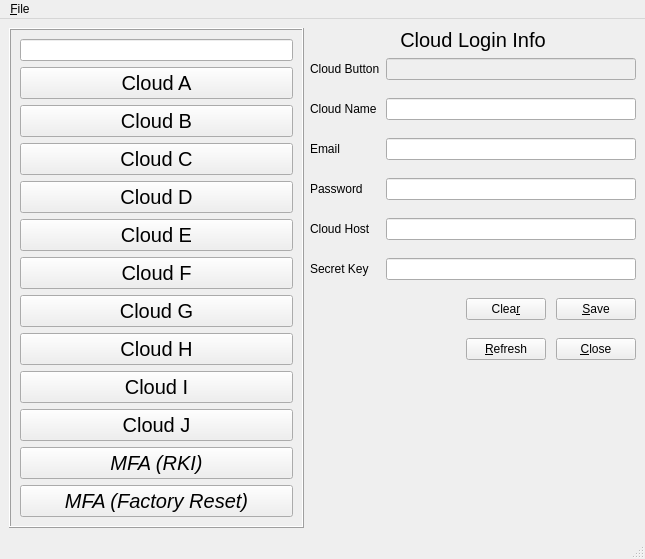
<?xml version="1.0" encoding="UTF-8"?>
<ui version="4.0">
 <class>cloud_login_manager</class>
 <widget class="QMainWindow" name="cloud_login_manager">
  <property name="geometry">
   <rect>
    <x>0</x>
    <y>0</y>
    <width>645</width>
    <height>530</height>
   </rect>
  </property>
  <property name="sizePolicy">
   <sizepolicy hsizetype="Expanding" vsizetype="Expanding">
    <horstretch>0</horstretch>
    <verstretch>0</verstretch>
   </sizepolicy>
  </property>
  <property name="windowTitle">
   <string>CLM</string>
  </property>
  <widget class="QWidget" name="autologin">
   <property name="sizePolicy">
    <sizepolicy hsizetype="Expanding" vsizetype="Expanding">
     <horstretch>0</horstretch>
     <verstretch>0</verstretch>
    </sizepolicy>
   </property>
   <layout class="QHBoxLayout" name="horizontalLayout">
    <item>
     <widget class="QFrame" name="cloud_buttons_frame">
      <property name="sizePolicy">
       <sizepolicy hsizetype="MinimumExpanding" vsizetype="MinimumExpanding">
        <horstretch>0</horstretch>
        <verstretch>0</verstretch>
       </sizepolicy>
      </property>
      <property name="frameShape">
       <enum>QFrame::Box</enum>
      </property>
      <property name="frameShadow">
       <enum>QFrame::Raised</enum>
      </property>
      <layout class="QVBoxLayout" name="verticalLayout_3">
       <item>
        <layout class="QVBoxLayout" name="verticalLayout">
         <item>
          <widget class="QLineEdit" name="passphrase_line_edit">
           <property name="sizePolicy">
            <sizepolicy hsizetype="Expanding" vsizetype="Fixed">
             <horstretch>0</horstretch>
             <verstretch>0</verstretch>
            </sizepolicy>
           </property>
           <property name="toolTip">
            <string/>
           </property>
           <property name="echoMode">
            <enum>QLineEdit::Password</enum>
           </property>
          </widget>
         </item>
         <item>
          <widget class="QPushButton" name="cloud_a_button">
           <property name="sizePolicy">
            <sizepolicy hsizetype="Expanding" vsizetype="Fixed">
             <horstretch>0</horstretch>
             <verstretch>0</verstretch>
            </sizepolicy>
           </property>
           <property name="font">
            <font>
             <pointsize>15</pointsize>
            </font>
           </property>
           <property name="text">
            <string>Cloud A</string>
           </property>
          </widget>
         </item>
         <item>
          <widget class="QPushButton" name="cloud_b_button">
           <property name="sizePolicy">
            <sizepolicy hsizetype="Expanding" vsizetype="Fixed">
             <horstretch>0</horstretch>
             <verstretch>0</verstretch>
            </sizepolicy>
           </property>
           <property name="font">
            <font>
             <pointsize>15</pointsize>
            </font>
           </property>
           <property name="text">
            <string>Cloud B</string>
           </property>
          </widget>
         </item>
         <item>
          <widget class="QPushButton" name="cloud_c_button">
           <property name="sizePolicy">
            <sizepolicy hsizetype="Expanding" vsizetype="Fixed">
             <horstretch>0</horstretch>
             <verstretch>0</verstretch>
            </sizepolicy>
           </property>
           <property name="font">
            <font>
             <pointsize>15</pointsize>
            </font>
           </property>
           <property name="text">
            <string>Cloud C</string>
           </property>
          </widget>
         </item>
         <item>
          <widget class="QPushButton" name="cloud_d_button">
           <property name="sizePolicy">
            <sizepolicy hsizetype="Expanding" vsizetype="Fixed">
             <horstretch>0</horstretch>
             <verstretch>0</verstretch>
            </sizepolicy>
           </property>
           <property name="font">
            <font>
             <pointsize>15</pointsize>
            </font>
           </property>
           <property name="text">
            <string>Cloud D</string>
           </property>
          </widget>
         </item>
         <item>
          <widget class="QPushButton" name="cloud_e_button">
           <property name="sizePolicy">
            <sizepolicy hsizetype="Expanding" vsizetype="Fixed">
             <horstretch>0</horstretch>
             <verstretch>0</verstretch>
            </sizepolicy>
           </property>
           <property name="font">
            <font>
             <pointsize>15</pointsize>
            </font>
           </property>
           <property name="text">
            <string>Cloud E</string>
           </property>
          </widget>
         </item>
         <item>
          <widget class="QPushButton" name="cloud_f_button">
           <property name="sizePolicy">
            <sizepolicy hsizetype="Expanding" vsizetype="Fixed">
             <horstretch>0</horstretch>
             <verstretch>0</verstretch>
            </sizepolicy>
           </property>
           <property name="font">
            <font>
             <pointsize>15</pointsize>
            </font>
           </property>
           <property name="text">
            <string>Cloud F</string>
           </property>
          </widget>
         </item>
         <item>
          <widget class="QPushButton" name="cloud_g_button">
           <property name="sizePolicy">
            <sizepolicy hsizetype="Expanding" vsizetype="Fixed">
             <horstretch>0</horstretch>
             <verstretch>0</verstretch>
            </sizepolicy>
           </property>
           <property name="font">
            <font>
             <pointsize>15</pointsize>
            </font>
           </property>
           <property name="text">
            <string>Cloud G</string>
           </property>
          </widget>
         </item>
         <item>
          <widget class="QPushButton" name="cloud_h_button">
           <property name="sizePolicy">
            <sizepolicy hsizetype="Expanding" vsizetype="Fixed">
             <horstretch>0</horstretch>
             <verstretch>0</verstretch>
            </sizepolicy>
           </property>
           <property name="font">
            <font>
             <pointsize>15</pointsize>
            </font>
           </property>
           <property name="text">
            <string>Cloud H</string>
           </property>
          </widget>
         </item>
         <item>
          <widget class="QPushButton" name="cloud_i_button">
           <property name="sizePolicy">
            <sizepolicy hsizetype="Expanding" vsizetype="Fixed">
             <horstretch>0</horstretch>
             <verstretch>0</verstretch>
            </sizepolicy>
           </property>
           <property name="font">
            <font>
             <pointsize>15</pointsize>
            </font>
           </property>
           <property name="text">
            <string>Cloud I</string>
           </property>
          </widget>
         </item>
         <item>
          <widget class="QPushButton" name="cloud_j_button">
           <property name="sizePolicy">
            <sizepolicy hsizetype="Expanding" vsizetype="Fixed">
             <horstretch>0</horstretch>
             <verstretch>0</verstretch>
            </sizepolicy>
           </property>
           <property name="font">
            <font>
             <pointsize>15</pointsize>
            </font>
           </property>
           <property name="text">
            <string>Cloud J</string>
           </property>
          </widget>
         </item>
         <item>
          <widget class="QPushButton" name="mfa_pushbutton">
           <property name="font">
            <font>
             <pointsize>15</pointsize>
             <italic>true</italic>
            </font>
           </property>
           <property name="text">
            <string>MFA (RKI)</string>
           </property>
          </widget>
         </item>
         <item>
          <widget class="QPushButton" name="mfa_FR_PushButton">
           <property name="font">
            <font>
             <pointsize>15</pointsize>
             <italic>true</italic>
            </font>
           </property>
           <property name="text">
            <string>MFA (Factory Reset)</string>
           </property>
          </widget>
         </item>
        </layout>
       </item>
      </layout>
     </widget>
    </item>
    <item>
     <layout class="QVBoxLayout" name="verticalLayout_2">
      <item>
       <widget class="QLabel" name="cloud_label">
        <property name="sizePolicy">
         <sizepolicy hsizetype="Preferred" vsizetype="Fixed">
          <horstretch>0</horstretch>
          <verstretch>0</verstretch>
         </sizepolicy>
        </property>
        <property name="font">
         <font>
          <pointsize>15</pointsize>
         </font>
        </property>
        <property name="text">
         <string>Cloud Login Info</string>
        </property>
        <property name="alignment">
         <set>Qt::AlignCenter</set>
        </property>
        <property name="wordWrap">
         <bool>false</bool>
        </property>
       </widget>
      </item>
      <item>
       <layout class="QFormLayout" name="formLayout">
        <property name="verticalSpacing">
         <number>18</number>
        </property>
        <item row="0" column="0">
         <widget class="QLabel" name="cloud_button_label">
          <property name="text">
           <string>Cloud Button</string>
          </property>
         </widget>
        </item>
        <item row="0" column="1">
         <widget class="QLineEdit" name="cloud_button_line_edit">
          <property name="enabled">
           <bool>false</bool>
          </property>
          <property name="sizePolicy">
           <sizepolicy hsizetype="Fixed" vsizetype="Fixed">
            <horstretch>0</horstretch>
            <verstretch>0</verstretch>
           </sizepolicy>
          </property>
          <property name="minimumSize">
           <size>
            <width>250</width>
            <height>0</height>
           </size>
          </property>
         </widget>
        </item>
        <item row="1" column="0">
         <widget class="QLabel" name="cloud_name_label">
          <property name="text">
           <string>Cloud Name</string>
          </property>
         </widget>
        </item>
        <item row="1" column="1">
         <widget class="QLineEdit" name="cloud_name_line_edit">
          <property name="sizePolicy">
           <sizepolicy hsizetype="Fixed" vsizetype="Fixed">
            <horstretch>0</horstretch>
            <verstretch>0</verstretch>
           </sizepolicy>
          </property>
          <property name="minimumSize">
           <size>
            <width>250</width>
            <height>0</height>
           </size>
          </property>
         </widget>
        </item>
        <item row="2" column="0">
         <widget class="QLabel" name="email_label">
          <property name="text">
           <string>Email</string>
          </property>
         </widget>
        </item>
        <item row="2" column="1">
         <widget class="QLineEdit" name="email_line_edit">
          <property name="sizePolicy">
           <sizepolicy hsizetype="Fixed" vsizetype="Fixed">
            <horstretch>0</horstretch>
            <verstretch>0</verstretch>
           </sizepolicy>
          </property>
          <property name="minimumSize">
           <size>
            <width>250</width>
            <height>0</height>
           </size>
          </property>
         </widget>
        </item>
        <item row="3" column="0">
         <widget class="QLabel" name="password_label">
          <property name="text">
           <string>Password</string>
          </property>
         </widget>
        </item>
        <item row="3" column="1">
         <widget class="QLineEdit" name="password_line_edit">
          <property name="sizePolicy">
           <sizepolicy hsizetype="Fixed" vsizetype="Fixed">
            <horstretch>0</horstretch>
            <verstretch>0</verstretch>
           </sizepolicy>
          </property>
          <property name="minimumSize">
           <size>
            <width>250</width>
            <height>0</height>
           </size>
          </property>
          <property name="echoMode">
           <enum>QLineEdit::Password</enum>
          </property>
         </widget>
        </item>
        <item row="4" column="0">
         <widget class="QLabel" name="cloud_host_label">
          <property name="text">
           <string>Cloud Host</string>
          </property>
         </widget>
        </item>
        <item row="4" column="1">
         <widget class="QLineEdit" name="cloud_host_line_edit">
          <property name="sizePolicy">
           <sizepolicy hsizetype="Fixed" vsizetype="Fixed">
            <horstretch>0</horstretch>
            <verstretch>0</verstretch>
           </sizepolicy>
          </property>
          <property name="minimumSize">
           <size>
            <width>250</width>
            <height>0</height>
           </size>
          </property>
         </widget>
        </item>
        <item row="5" column="0">
         <widget class="QLabel" name="secret_key_label">
          <property name="text">
           <string>Secret Key</string>
          </property>
         </widget>
        </item>
        <item row="5" column="1">
         <widget class="QLineEdit" name="secret_key_line_edit">
          <property name="sizePolicy">
           <sizepolicy hsizetype="Fixed" vsizetype="Fixed">
            <horstretch>0</horstretch>
            <verstretch>0</verstretch>
           </sizepolicy>
          </property>
          <property name="minimumSize">
           <size>
            <width>250</width>
            <height>0</height>
           </size>
          </property>
          <property name="echoMode">
           <enum>QLineEdit::Password</enum>
          </property>
         </widget>
        </item>
        <item row="6" column="1">
         <layout class="QHBoxLayout" name="horizontalLayout_4">
          <property name="spacing">
           <number>10</number>
          </property>
          <item>
           <spacer name="horizontalSpacer">
            <property name="orientation">
             <enum>Qt::Horizontal</enum>
            </property>
            <property name="sizeHint" stdset="0">
             <size>
              <width>40</width>
              <height>20</height>
             </size>
            </property>
           </spacer>
          </item>
          <item>
           <widget class="QPushButton" name="clear_push_button">
            <property name="sizePolicy">
             <sizepolicy hsizetype="Fixed" vsizetype="Fixed">
              <horstretch>0</horstretch>
              <verstretch>0</verstretch>
             </sizepolicy>
            </property>
            <property name="font">
             <font>
              <pointsize>9</pointsize>
             </font>
            </property>
            <property name="text">
             <string>Clea&amp;r</string>
            </property>
           </widget>
          </item>
          <item>
           <widget class="QPushButton" name="save_push_button">
            <property name="sizePolicy">
             <sizepolicy hsizetype="Fixed" vsizetype="Fixed">
              <horstretch>0</horstretch>
              <verstretch>0</verstretch>
             </sizepolicy>
            </property>
            <property name="font">
             <font>
              <pointsize>9</pointsize>
             </font>
            </property>
            <property name="text">
             <string>&amp;Save</string>
            </property>
           </widget>
          </item>
         </layout>
        </item>
        <item row="7" column="1">
         <layout class="QHBoxLayout" name="horizontalLayout_6">
          <property name="spacing">
           <number>10</number>
          </property>
          <item>
           <spacer name="horizontalSpacer_2">
            <property name="orientation">
             <enum>Qt::Horizontal</enum>
            </property>
            <property name="sizeHint" stdset="0">
             <size>
              <width>40</width>
              <height>20</height>
             </size>
            </property>
           </spacer>
          </item>
          <item>
           <widget class="QPushButton" name="refresh_push_button">
            <property name="sizePolicy">
             <sizepolicy hsizetype="Fixed" vsizetype="Fixed">
              <horstretch>0</horstretch>
              <verstretch>0</verstretch>
             </sizepolicy>
            </property>
            <property name="font">
             <font>
              <pointsize>9</pointsize>
             </font>
            </property>
            <property name="text">
             <string>&amp;Refresh</string>
            </property>
           </widget>
          </item>
          <item>
           <widget class="QPushButton" name="close_push_button">
            <property name="sizePolicy">
             <sizepolicy hsizetype="Fixed" vsizetype="Fixed">
              <horstretch>0</horstretch>
              <verstretch>0</verstretch>
             </sizepolicy>
            </property>
            <property name="font">
             <font>
              <pointsize>9</pointsize>
             </font>
            </property>
            <property name="text">
             <string>&amp;Close</string>
            </property>
           </widget>
          </item>
         </layout>
        </item>
       </layout>
      </item>
      <item>
       <widget class="QLabel" name="invenco_logo">
        <property name="text">
         <string/>
        </property>
        <property name="pixmap">
         <pixmap>invenco.png</pixmap>
        </property>
        <property name="alignment">
         <set>Qt::AlignRight|Qt::AlignTrailing|Qt::AlignVCenter</set>
        </property>
       </widget>
      </item>
     </layout>
    </item>
   </layout>
  </widget>
  <widget class="QMenuBar" name="menubar">
   <property name="geometry">
    <rect>
     <x>0</x>
     <y>0</y>
     <width>645</width>
     <height>22</height>
    </rect>
   </property>
   <widget class="QMenu" name="menu_File">
    <property name="title">
     <string>&amp;File</string>
    </property>
    <addaction name="configuration_menu_item"/>
    <addaction name="exit_menu_item"/>
   </widget>
   <addaction name="menu_File"/>
  </widget>
  <widget class="QStatusBar" name="statusbar"/>
  <action name="configuration_menu_item">
   <property name="text">
    <string>&amp;Configuration</string>
   </property>
  </action>
  <action name="exit_menu_item">
   <property name="text">
    <string>E&amp;xit</string>
   </property>
  </action>
 </widget>
 <resources/>
 <connections>
  <connection>
   <sender>exit_menu_item</sender>
   <signal>triggered()</signal>
   <receiver>cloud_login_manager</receiver>
   <slot>close()</slot>
   <hints>
    <hint type="sourcelabel">
     <x>-1</x>
     <y>-1</y>
    </hint>
    <hint type="destinationlabel">
     <x>250</x>
     <y>233</y>
    </hint>
   </hints>
  </connection>
 </connections>
</ui>
